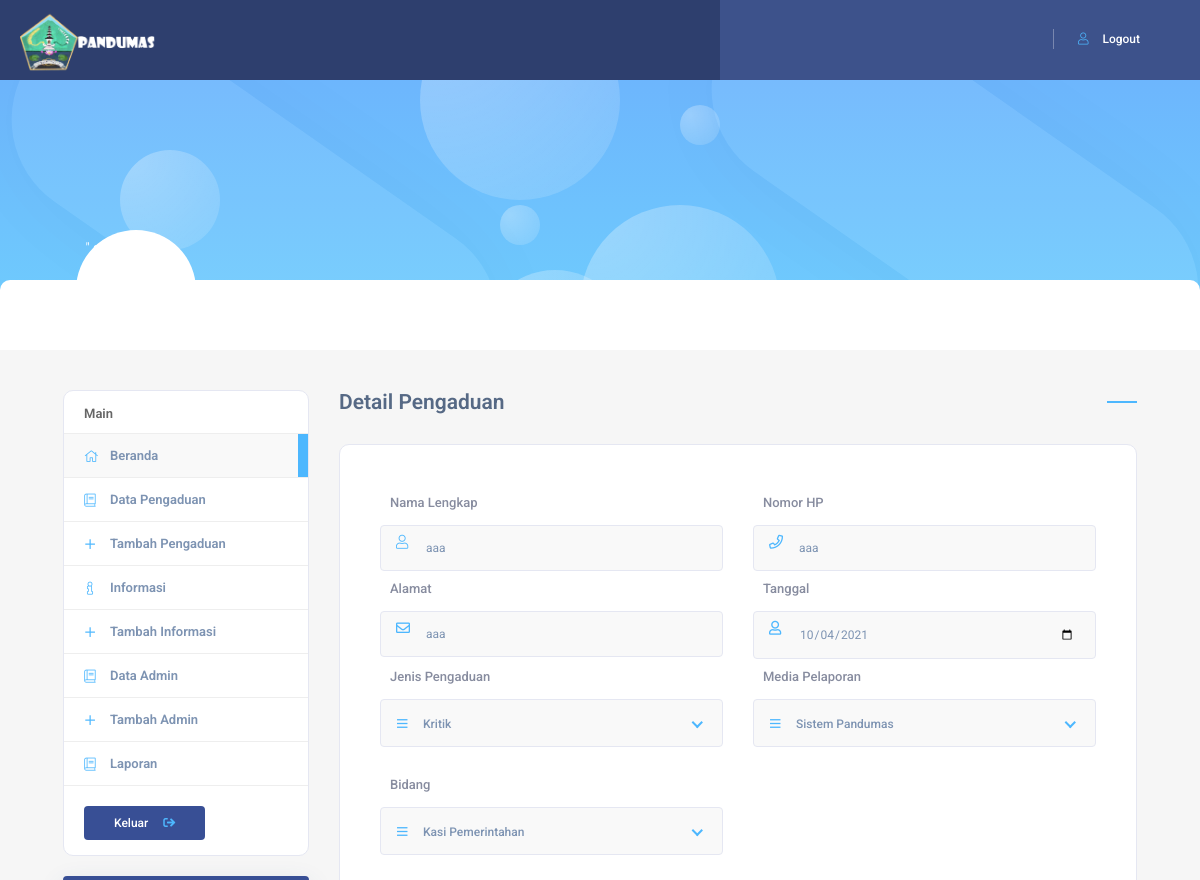
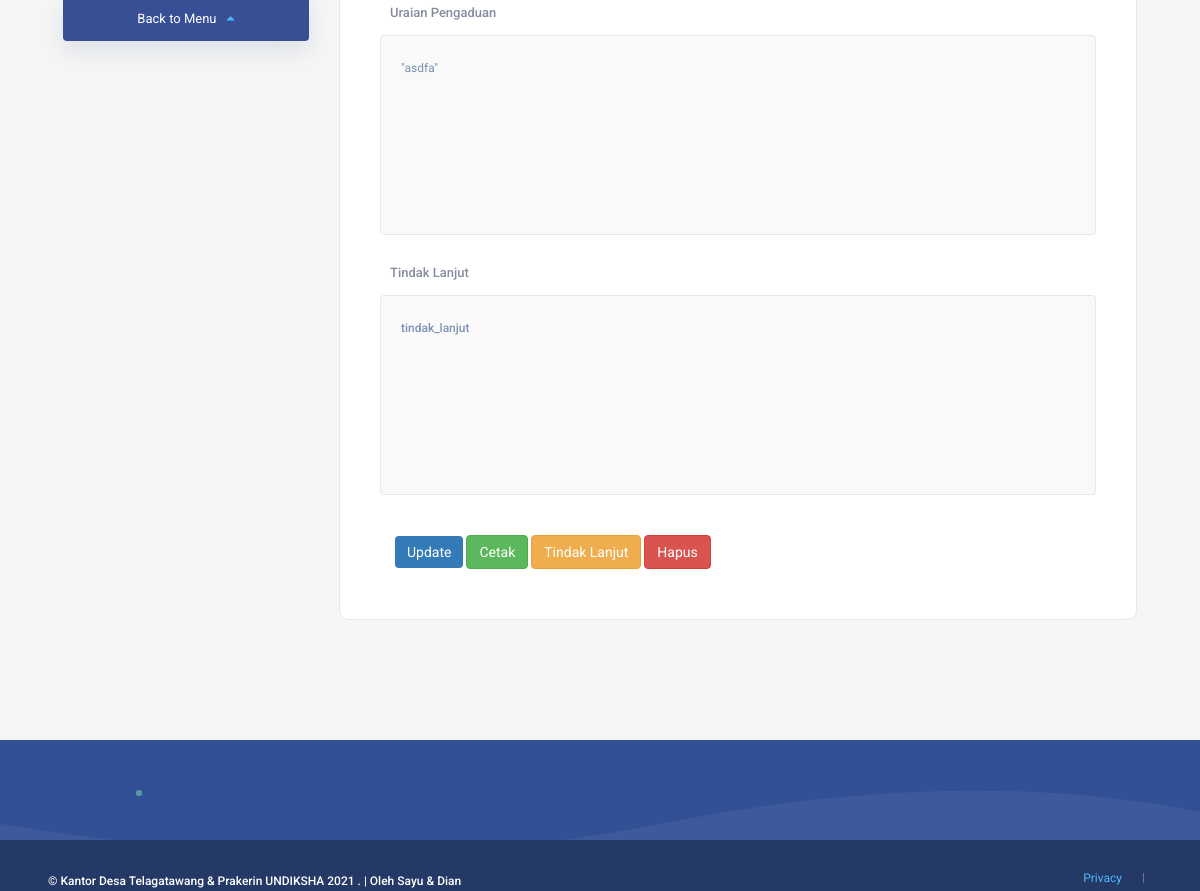
/detail_lapor_admin?id=16333330493, run on the app's committed database (2 pictures, top to bottom).
### tables this page shows
CREATE TABLE `data_pengaduan` (
  `id_pelapor` int(100) NOT NULL,
  `id_pengaduan` varchar(255) NOT NULL,
  `nomor` varchar(100) DEFAULT NULL,
  `tanggal_pengaduan` date NOT NULL DEFAULT current_timestamp(),
  `uraian` longtext NOT NULL,
  `ktp` varchar(100) DEFAULT NULL,
  `bukti1` varchar(100) DEFAULT NULL,
  `bukti2` varchar(100) DEFAULT NULL,
  `jenis_pengaduan` int(20) NOT NULL,
  `tindak_lanjut` longtext DEFAULT NULL,
  `status` int(10) NOT NULL DEFAULT 0,
  `id_media_pelaporan` int(20) DEFAULT NULL,
  `penerima` varchar(100) DEFAULT NULL,
  `id_bidang` int(100) DEFAULT NULL,
  `gambar` varchar(255) NOT NULL,
  `nama_bukti1` varchar(100) NOT NULL,
  `nama_bukti2` varchar(100) NOT NULL,
  `nik` varchar(100) NOT NULL,
  `tanggal_selesai` date NOT NULL
);

CREATE TABLE `pelapor` (
  `nama` varchar(100) NOT NULL,
  `alamat` varchar(255) NOT NULL,
  `tgl_lahir` date NOT NULL,
  `email` varchar(100) DEFAULT NULL,
  `no_telepon` varchar(30) NOT NULL,
  `id_pelapor` int(100) NOT NULL
);

### application/controllers/Admin_Pengaduan.php (called while the page is built, shortened)
<?php
class Admin_Pengaduan extends CI_Controller
{
  function __construct()
  {
    $this->load->helper('url');
    $this->load->library('session');
    $this->load->database();
    $this->load->model('M_lapor');
    $this->load->model('M_jenis_pengaduan');
    $this->load->model('M_media_pelaporan');
    $this->load->model('M_bidang');
  }
  public function detail_lapor_admin()
  {
    $id = $this->input->get('id');
    $data['jenis_pengaduan'] = $this->M_jenis_pengaduan->lihat();
    $data['media_pelaporan'] = $this->M_media_pelaporan->lihat();
    $data['detail'] = $this->M_lapor->detail_pengaduan($id);
    $data['bidang'] = $this->M_bidang->lihat();
    $this->load->view('admin_detail_lapor', $data);
  }
}

### index.php (called while the page is built, shortened)
<?php
require_once BASEPATH.'core/CodeIgniter.php';

### application/models/M_lapor.php (called while the page is built, shortened)
<?php
class M_lapor extends CI_Model
{
  function detail_pengaduan($id)
  {
    $query = $this->db->query("SELECT * FROM `data_pengaduan` LEFT join pelapor on data_pengaduan.id_pelapor=pelapor.id_pelapor left join jenis_pengaduan on jenis_pengaduan.id_jenis_pengaduan=data_pengaduan.jenis_pengaduan left join bidang on bidang.id_bidang=data_pengaduan.id_bidang left join media_pelaporan on media_pelaporan.id_media_pelaporan=data_pengaduan.id_media_pelaporan WHERE data_pengaduan.id_pengaduan='$id'");
    return $query->result();
  }
}

### application/views/admin_detail_lapor.php (the view, shortened to what this page needs)
<!DOCTYPE HTML>
<html lang="en">
<head>
  <link type="text/css" rel="stylesheet" href="<?php echo site_url(); ?>assets/umum/css/reset.css">
  <link type="text/css" rel="stylesheet" href="<?php echo site_url(); ?>assets/umum/css/plugins.css">
  <link type="text/css" rel="stylesheet" href="<?php echo site_url(); ?>assets/umum/css/style.css">
  <link type="text/css" rel="stylesheet" href="<?php echo site_url(); ?>assets/umum/css/dashboard-style.css">
  <link type="text/css" rel="stylesheet" href="<?php echo site_url(); ?>assets/umum/css/color.css">
  <?php echo $this->load->view('share/table_header', '', TRUE); ?>
</head>
<body>
  <div id="main">
    <?php echo $this->load->view('share/admin_head', '', TRUE); ?>
    <div id="wrapper">
      <div class="content">
        <?php echo $this->load->view('share/avatar', '', TRUE); ?>
        <section class="gray-bg main-dashboard-sec" id="sec1">
          <div class="container">
            <div class="col-md-3">
              <div class="fixed-bar fl-wrap" id="dash_menu">
                <?php echo $this->load->view('share/menu_admin', '', TRUE); ?>
              </div>
              <a class="back-tofilters color2-bg custom-scroll-link fl-wrap" href="#dash_menu">Back to Menu<i class="fas fa-caret-up"></i></a>
            </div>
            <div class="col-md-9">
              <div class="dashboard-title fl-wrap">
                <h3>Detail Pengaduan</h3>
              </div>
              <?php
              foreach ($detail as $detail) {
              ?>
                <div class="list-single-main-item fl-wrap block_box " style="padding: 20px;">
                  <div class="custom-form" style="padding: 20px;">
                    <form action="<?php echo site_url(); ?>update_pengaduan?id=<?php echo $detail->id_pengaduan; ?>&&id2=<?php echo $detail->id_pelapor; ?>" method="post" enctype="multipart/form-data">
                      <div class="row">
                        <div class="col-sm-6">
                          <label style="padding: 10px;">Nama Lengkap <i class="fal fa-user" style="top: 50px;"></i></label>
                          <input required type="text" name="nama_lengkap" value="<?php echo $detail->nama; ?>">
                        </div>
                        <div class="col-sm-6">
                          <label style="padding: 10px;">Nomor HP <i class="far fa-phone" style="top: 50px;"></i></label>
                          <input required type="text" name="no_telepon" value="<?php echo $detail->no_telepon; ?>">
                        </div>
                        <div class="col-sm-6">
                          <label style="padding: 10px;">Alamat<i class="far fa-envelope" style="top: 50px;"></i> </label>
                          <input required type="text" name="alamat" value="<?php echo $detail->alamat; ?>">
                        </div>
                        <div class="col-sm-6">
                          <label style="padding: 10px;">Tanggal<i class="far fa-user" style="top: 50px;"></i> </label>
                          <input required type="date" name="tanggal_pengaduan" value='<?php echo $detail->tanggal_pengaduan; ?>'>
                        </div>
                        <div class="col-sm-6">
                          <label style="padding: 10px;">Jenis Pengaduan<i class="far fa-user" style="top: 50px;"></i> </label>
                          <div class="listsearch-input-item">
                          </div>
                        </div>
                        <div class="col-sm-6">
                          <label style="padding: 10px;">Media Pelaporan<i class="far fa-user" style="top: 50px;"></i> </label>
                          <div class="listsearch-input-item">
                          </div>
                        </div>
                        <div class="col-sm-6">
                          <label style="padding: 10px;">Bidang<i class="far fa-user" style="top: 50px;"></i> </label>
                          <div class="listsearch-input-item">
                          </div>
                        </div>
                      </div>
                      <label style="padding: 10px;"> Uraian Pengaduan</label>
                      <textarea cols="40" rows="3" name="uraian_pengaduan" placeholder="Uraikan Pengaduan Anda" style="margin-bottom:20px;"><?php echo $detail->uraian; ?></textarea>
                      <label style="padding: 10px;"> Tindak Lanjut</label>
                      <textarea cols="40" rows="3" name="tindak_lanjut" placeholder="tindak_lanjut" style="margin-bottom:20px;"><?php echo $detail->tindak_lanjut; ?></textarea>
                      <div class="col-sm-12">
                        <p align="center">
                          <button type="submit" class="btn btn-primary">Update</button>
                          <?php
                          if ($detail->jenis_pengaduan == 0) {
                          ?>
                          <?php
                          } else if ($detail->jenis_pengaduan != 0) {
                          ?>
                            <a onclick="openWin()" class="btn btn-success" style="margin-top: 20px;">Cetak</a>
                            <a href="<?php echo site_url(); ?>tindak_lanjut?id=<?php echo $detail->id_pengaduan; ?>" class="btn btn-warning" style="margin-top: 20px;">Tindak Lanjut</a>
                          <?php
                          }
                          ?>
                          <a href="<?php echo site_url(); ?>lapor_hp/hapus?id=<?php echo $detail->id_pengaduan; ?>&&id2=<?php echo $detail->id_pelapor; ?>" style="margin-top: 20px;" class="btn btn-danger">Hapus</a>
                        </p>
                      </div>
                    </form>
                  </div>
                </div>
              <?php } ?>
            </div>
          </div>
        </section>
      </div>
    </div>
    <?php echo $this->load->view('share/footer', '', TRUE); ?>
  </div>
</html>

### assets/umum/css/dashboard-style.css (style rules this page uses)
section.main-dashboard-sec { padding-top:40px; }
.dashboard-title { margin-bottom:30px; }
.dashboard-title:before { content:''; position:absolute; right:0; top:50%; width:30px; height:2px; margin-top:-1px; }
.dashboard-title h3 { text-align: left; font-weight: 600; font-size: 21px; color: #566985; }

### data on the page
data_pengaduan: nama_lengkap "aaa", no_telepon "aaa", alamat "aaa", tanggal_pengaduan "10/04/2021", uraian_pengaduan "\"asdfa\""
